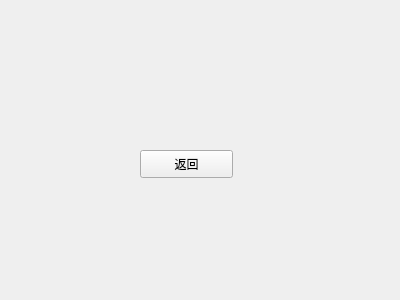
<?xml version="1.0" encoding="UTF-8"?>
<ui version="4.0">
 <class>MachineStatusSetting</class>
 <widget class="QWidget" name="MachineStatusSetting">
  <property name="geometry">
   <rect>
    <x>0</x>
    <y>0</y>
    <width>400</width>
    <height>300</height>
   </rect>
  </property>
  <property name="windowTitle">
   <string>Form</string>
  </property>
  <widget class="QPushButton" name="pushButton">
   <property name="geometry">
    <rect>
     <x>140</x>
     <y>150</y>
     <width>93</width>
     <height>28</height>
    </rect>
   </property>
   <property name="text">
    <string>返回</string>
   </property>
  </widget>
 </widget>
 <resources/>
 <connections/>
</ui>
